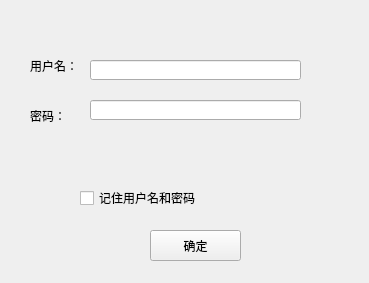
<?xml version="1.0" encoding="UTF-8"?>
<ui version="4.0">
 <class>Form</class>
 <widget class="QWidget" name="Form">
  <property name="geometry">
   <rect>
    <x>0</x>
    <y>0</y>
    <width>369</width>
    <height>283</height>
   </rect>
  </property>
  <property name="windowTitle">
   <string>登录</string>
  </property>
  <widget class="QPushButton" name="pushButton">
   <property name="geometry">
    <rect>
     <x>150</x>
     <y>230</y>
     <width>91</width>
     <height>31</height>
    </rect>
   </property>
   <property name="text">
    <string>确定</string>
   </property>
  </widget>
  <widget class="QLabel" name="label">
   <property name="geometry">
    <rect>
     <x>30</x>
     <y>60</y>
     <width>54</width>
     <height>12</height>
    </rect>
   </property>
   <property name="text">
    <string>用户名：</string>
   </property>
  </widget>
  <widget class="QLabel" name="label_2">
   <property name="geometry">
    <rect>
     <x>30</x>
     <y>110</y>
     <width>54</width>
     <height>12</height>
    </rect>
   </property>
   <property name="text">
    <string>密码：</string>
   </property>
  </widget>
  <widget class="QLineEdit" name="lineEdit">
   <property name="geometry">
    <rect>
     <x>90</x>
     <y>60</y>
     <width>211</width>
     <height>20</height>
    </rect>
   </property>
  </widget>
  <widget class="QLineEdit" name="lineEdit_2">
   <property name="geometry">
    <rect>
     <x>90</x>
     <y>100</y>
     <width>211</width>
     <height>20</height>
    </rect>
   </property>
  </widget>
  <widget class="QCheckBox" name="checkBox">
   <property name="geometry">
    <rect>
     <x>80</x>
     <y>190</y>
     <width>141</width>
     <height>16</height>
    </rect>
   </property>
   <property name="text">
    <string>记住用户名和密码</string>
   </property>
  </widget>
 </widget>
 <resources/>
 <connections/>
</ui>
